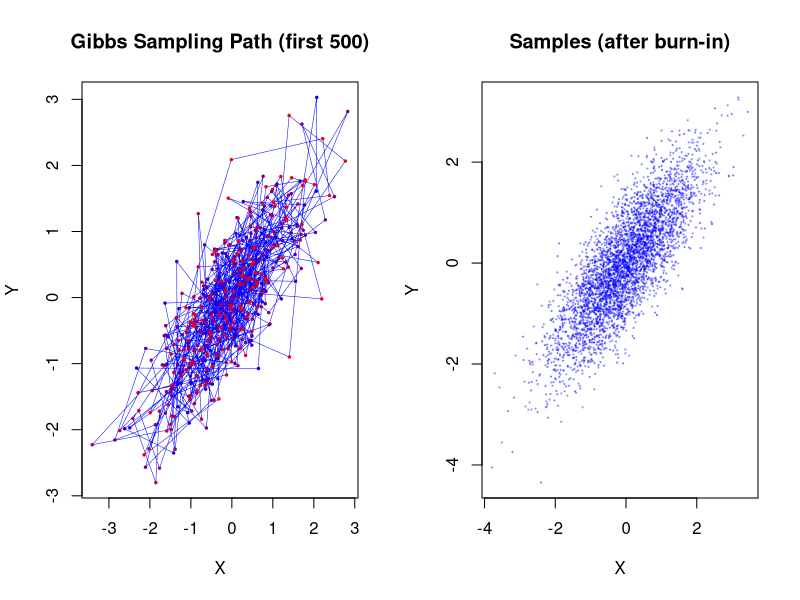

Write R code to recreate this figure.
# Gibbs Sampling in R

cat("=== Gibbs Sampling ===\n\n")
set.seed(42)

# Bivariate normal with correlation
rho <- 0.8
n.iterations <- 5000

# Gibbs sampler
samples <- matrix(0, nrow=n.iterations, ncol=2)
x <- 0
y <- 0

for(i in 1:n.iterations) {
  # Sample x | y
  x <- rnorm(1, rho * y, sqrt(1 - rho^2))
  # Sample y | x
  y <- rnorm(1, rho * x, sqrt(1 - rho^2))

  samples[i, ] <- c(x, y)
}

cat(sprintf("Sample correlation: %.3f\n", cor(samples[1001:n.iterations, 1],
                                               samples[1001:n.iterations, 2])))
cat(sprintf("True correlation: %.3f\n\n", rho))

# Visualization
png('/home/titan/pdfs/notes/statisticalComputingAndReporting/groupWork/answers/17.Markov_Chain_Monte_Carlo_II/gibbs_sampling_r.png',
    width=1200, height=500, res=150)
par(mfrow=c(1,2))

# Plot 1: Sampling path
plot(samples[1:500, 1], samples[1:500, 2], type="l", col="blue", lwd=0.5,
     xlab="X", ylab="Y", main="Gibbs Sampling Path (first 500)")
points(samples[1:500, 1], samples[1:500, 2], pch=20, cex=0.5,
       col=colorRampPalette(c("blue", "red"))(500))

# Plot 2: Samples after burn-in
plot(samples[1001:n.iterations, 1], samples[1001:n.iterations, 2],
     pch=20, cex=0.3, col=rgb(0,0,1,0.3),
     xlab="X", ylab="Y", main="Samples (after burn-in)")

dev.off()
cat("Visualization saved as gibbs_sampling_r.png\n")
